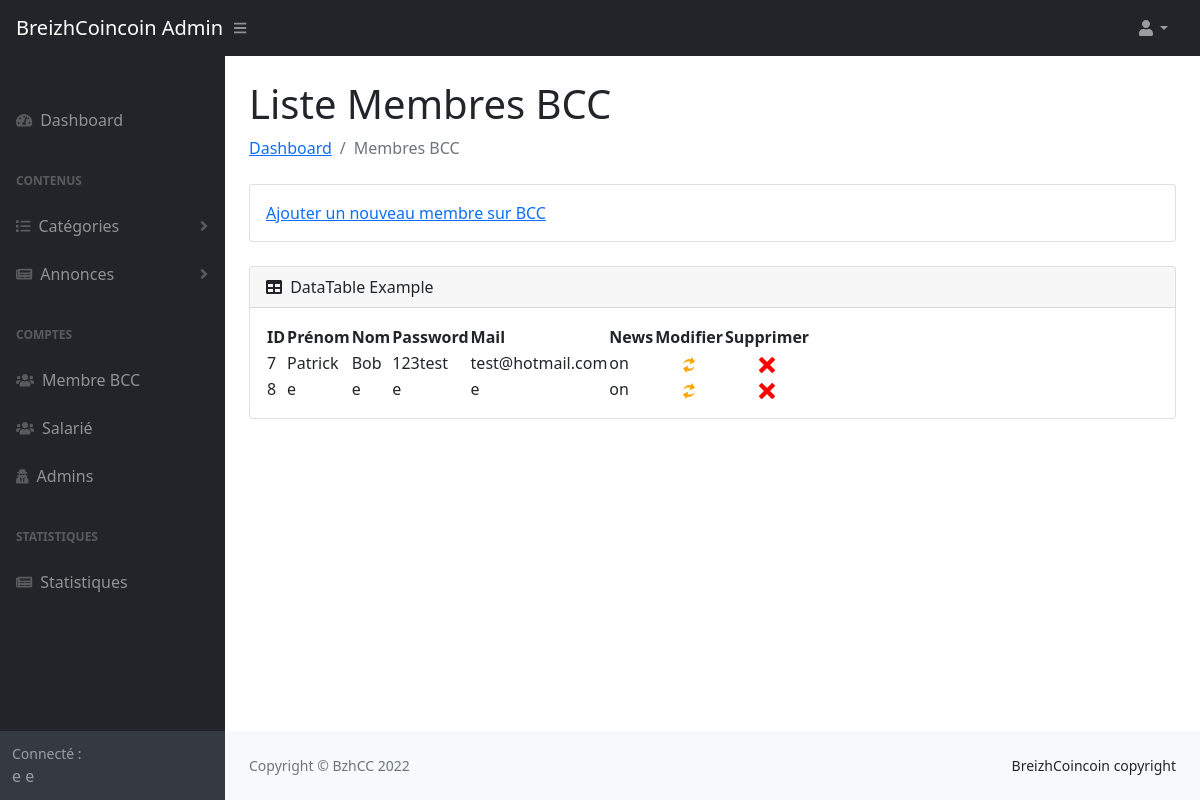
Screenshot of /manager/list_membrebcc.php (signed in) with the database file from the repository.
### tables this page shows
CREATE TABLE `membre` (
  `id` int(11) NOT NULL,
  `prenom` varchar(20) NOT NULL,
  `nom` varchar(20) NOT NULL,
  `password` varchar(20) NOT NULL,
  `mail` varchar(50) NOT NULL,
  `news` varchar(5) DEFAULT NULL,
  `rang` int(1) NOT NULL
);

### manager/list_membrebcc.php (the view, shortened to what this page needs)
<?php
include("inc/top.php");
?>
                <main>
                    <div class="container-fluid px-4">
                        <h1 class="mt-4">Liste Membres BCC</h1>
                        <ol class="breadcrumb mb-4">
                            <li class="breadcrumb-item"><a href="index.php">Dashboard</a></li>
                            <li class="breadcrumb-item active">Membres BCC</li>
                        </ol>
                        <div class="card mb-4">
                            <div class="card-body">
                                <a href='membrebcc_ajouter.php'>Ajouter un nouveau membre sur BCC</a>
                            </div>
                        </div>
                        <div class="card mb-4">
                            <div class="card-header">
                                <i class="fas fa-table me-1"></i>
                                DataTable Example
                            </div>
                            <div class="card-body">
                                <?php
                                    $serveur = "localhost";
                                    $login = "root";
                                    $pass = "root";
                                    try{
                                        $connexion = new PDO("mysql:host=$serveur;dbname=cours", $login, $pass);
                                        $connexion -> setAttribute(PDO::ATTR_ERRMODE, PDO::ERRMODE_EXCEPTION);
                                        $requete1 =  "SELECT id,prenom,nom,password,mail,news FROM membre";
                                        echo "<table id='datatablesSimple'>";
                                        echo "<thead>";
                                        echo "  <tr>
                                                    <td>
                                                        <b>ID</b>
                                                    </td>
                                                    <td>
                                                        <b>Prénom</b>
                                                    </td>
                                                    <td>
                                                        <b>Nom</b>
                                                    </td>
                                                    <td>
                                                        <b>Password</b>
                                                    </td>
                                                    <td>
                                                        <b>Mail</b>
                                                    </td>
                                                    <td>
                                                        <b>News</b>
                                                    </td>
                                                    <td>
                                                        <b>Modifier</b>
                                                    </td>
                                                    <td>
                                                        <b>Supprimer</b>
                                                    </td>
                                                </tr>";
                                            echo "</thead>";
                                            echo "<tbody><tr>";
                                        foreach($connexion->query($requete1) as $row){
                                            echo "<tr><td>" . $row['id'] . "</td>";
                                            echo "<td>" . $row['prenom'] . "</td>";
                                            echo "<td>" . $row['nom'] . "</td>";
                                            echo "<td>" . $row['password'] . "</td>";
                                            echo "<td>" . $row['mail'] . "</td>";
                                            echo "<td>" . $row['news'] . "</td>";
                                            echo '<td style="text-align:center"><a href="membrebcc_modifier.php?id='.$row['id'].'"><img src="images/modif.png" alt="Modifier"/></a></td>';
                                            echo '<td style="text-align:center"><a href="membrebcc_supprimer.php?id='.$row['id'].'"><img src="images/croix.png" alt="Efface"/></a></td></tr>';
                                        }
                                        echo "</tbody>";
                                        echo "</table>";
                                    }
                                    catch (PDOException $e){
                                        echo 'Echec : ' .$e->getMessage();
                                    }
                                ?>
                            </div>
                        </div>
                    </div>
                </main>
<?php
include("inc/bottom.php");
?>

### rows the page displays
membre: id "7", prenom "Patrick", nom "Bob", password "123test", mail "test@hotmail.com", news "on"
membre: id "8", prenom "e", nom "e", password "e", mail "e", news "on"

### other values shown
$_SESSION['prenom'] "e"
$_SESSION['nom'] "e"
